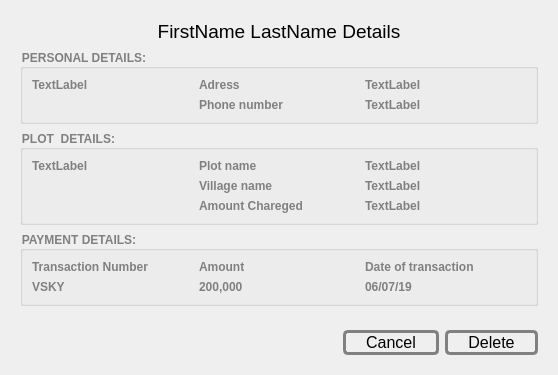
<?xml version="1.0" encoding="UTF-8"?>
<ui version="4.0">
 <class>Dialog</class>
 <widget class="QDialog" name="Dialog">
  <property name="windowModality">
   <enum>Qt::WindowModal</enum>
  </property>
  <property name="geometry">
   <rect>
    <x>0</x>
    <y>0</y>
    <width>558</width>
    <height>349</height>
   </rect>
  </property>
  <property name="windowTitle">
   <string>Dialog</string>
  </property>
  <layout class="QVBoxLayout" name="verticalLayout">
   <item>
    <widget class="QWidget" name="widget" native="true">
     <layout class="QVBoxLayout" name="verticalLayout_2">
      <item>
       <widget class="QLabel" name="title">
        <property name="font">
         <font>
          <pointsize>14</pointsize>
         </font>
        </property>
        <property name="text">
         <string>&lt;html&gt;&lt;head/&gt;&lt;body&gt;&lt;p align=&quot;center&quot;&gt;FirstName LastName  Details&lt;/p&gt;&lt;/body&gt;&lt;/html&gt;</string>
        </property>
       </widget>
      </item>
      <item>
       <widget class="QGroupBox" name="groupBox_2">
        <property name="styleSheet">
         <string notr="true">font:14 bold;
color:grey;</string>
        </property>
        <property name="title">
         <string>PERSONAL DETAILS:</string>
        </property>
        <layout class="QGridLayout" name="gridLayout_2">
         <item row="0" column="2">
          <widget class="QLabel" name="address">
           <property name="text">
            <string>TextLabel</string>
           </property>
          </widget>
         </item>
         <item row="0" column="1">
          <widget class="QLabel" name="label_8">
           <property name="text">
            <string>Adress</string>
           </property>
          </widget>
         </item>
         <item row="0" column="0">
          <widget class="QLabel" name="label_9">
           <property name="text">
            <string>TextLabel</string>
           </property>
          </widget>
         </item>
         <item row="1" column="1">
          <widget class="QLabel" name="label_10">
           <property name="text">
            <string>Phone number</string>
           </property>
          </widget>
         </item>
         <item row="1" column="2">
          <widget class="QLabel" name="phone">
           <property name="text">
            <string>TextLabel</string>
           </property>
          </widget>
         </item>
        </layout>
       </widget>
      </item>
      <item>
       <widget class="QGroupBox" name="groupBox">
        <property name="styleSheet">
         <string notr="true">font:14 bold;
color:grey;</string>
        </property>
        <property name="title">
         <string>PLOT  DETAILS:</string>
        </property>
        <layout class="QGridLayout" name="gridLayout">
         <item row="1" column="2">
          <widget class="QLabel" name="village">
           <property name="styleSheet">
            <string notr="true"/>
           </property>
           <property name="text">
            <string>TextLabel</string>
           </property>
          </widget>
         </item>
         <item row="0" column="2">
          <widget class="QLabel" name="plot">
           <property name="text">
            <string>TextLabel</string>
           </property>
          </widget>
         </item>
         <item row="0" column="1">
          <widget class="QLabel" name="label_3">
           <property name="text">
            <string>Plot name</string>
           </property>
          </widget>
         </item>
         <item row="0" column="0">
          <widget class="QLabel" name="label_2">
           <property name="text">
            <string>TextLabel</string>
           </property>
          </widget>
         </item>
         <item row="1" column="1">
          <widget class="QLabel" name="label_5">
           <property name="text">
            <string>Village name</string>
           </property>
          </widget>
         </item>
         <item row="2" column="1">
          <widget class="QLabel" name="label_17">
           <property name="text">
            <string>Amount Chareged</string>
           </property>
          </widget>
         </item>
         <item row="2" column="2">
          <widget class="QLabel" name="charged">
           <property name="text">
            <string>TextLabel</string>
           </property>
          </widget>
         </item>
        </layout>
       </widget>
      </item>
      <item>
       <widget class="QGroupBox" name="groupBox_3">
        <property name="styleSheet">
         <string notr="true">font:14 bold;
color:grey</string>
        </property>
        <property name="title">
         <string>PAYMENT DETAILS:</string>
        </property>
        <layout class="QGridLayout" name="gridLayout_3">
         <item row="1" column="2">
          <widget class="QLabel" name="date_t">
           <property name="text">
            <string>06/07/19</string>
           </property>
          </widget>
         </item>
         <item row="1" column="0">
          <widget class="QLabel" name="t_number">
           <property name="text">
            <string>VSKY</string>
           </property>
          </widget>
         </item>
         <item row="0" column="1">
          <widget class="QLabel" name="label_13">
           <property name="text">
            <string>Amount</string>
           </property>
          </widget>
         </item>
         <item row="0" column="0">
          <widget class="QLabel" name="label_14">
           <property name="text">
            <string>Transaction Number</string>
           </property>
          </widget>
         </item>
         <item row="1" column="1">
          <widget class="QLabel" name="amount">
           <property name="text">
            <string>200,000</string>
           </property>
          </widget>
         </item>
         <item row="0" column="2">
          <widget class="QLabel" name="label_12">
           <property name="text">
            <string>Date of transaction</string>
           </property>
          </widget>
         </item>
        </layout>
       </widget>
      </item>
     </layout>
    </widget>
   </item>
   <item>
    <widget class="QWidget" name="widget_2" native="true">
     <layout class="QHBoxLayout" name="horizontalLayout">
      <item>
       <spacer name="horizontalSpacer">
        <property name="orientation">
         <enum>Qt::Horizontal</enum>
        </property>
        <property name="sizeHint" stdset="0">
         <size>
          <width>40</width>
          <height>20</height>
         </size>
        </property>
       </spacer>
      </item>
      <item>
       <widget class="QPushButton" name="details_cancel">
        <property name="font">
         <font>
          <pointsize>12</pointsize>
         </font>
        </property>
        <property name="styleSheet">
         <string notr="true">margin: 0px;
border: 3px solid grey;
padding-right:20px;
padding-left:20px;
border-radius:5px;</string>
        </property>
        <property name="text">
         <string>Cancel</string>
        </property>
       </widget>
      </item>
      <item>
       <widget class="QPushButton" name="details_delete">
        <property name="font">
         <font>
          <pointsize>12</pointsize>
         </font>
        </property>
        <property name="styleSheet">
         <string notr="true">margin: 0px;
border: 3px solid grey;
padding-right:20px;
padding-left:20px;
border-radius:5px;</string>
        </property>
        <property name="text">
         <string>Delete</string>
        </property>
       </widget>
      </item>
     </layout>
    </widget>
   </item>
  </layout>
 </widget>
 <resources/>
 <connections/>
</ui>
